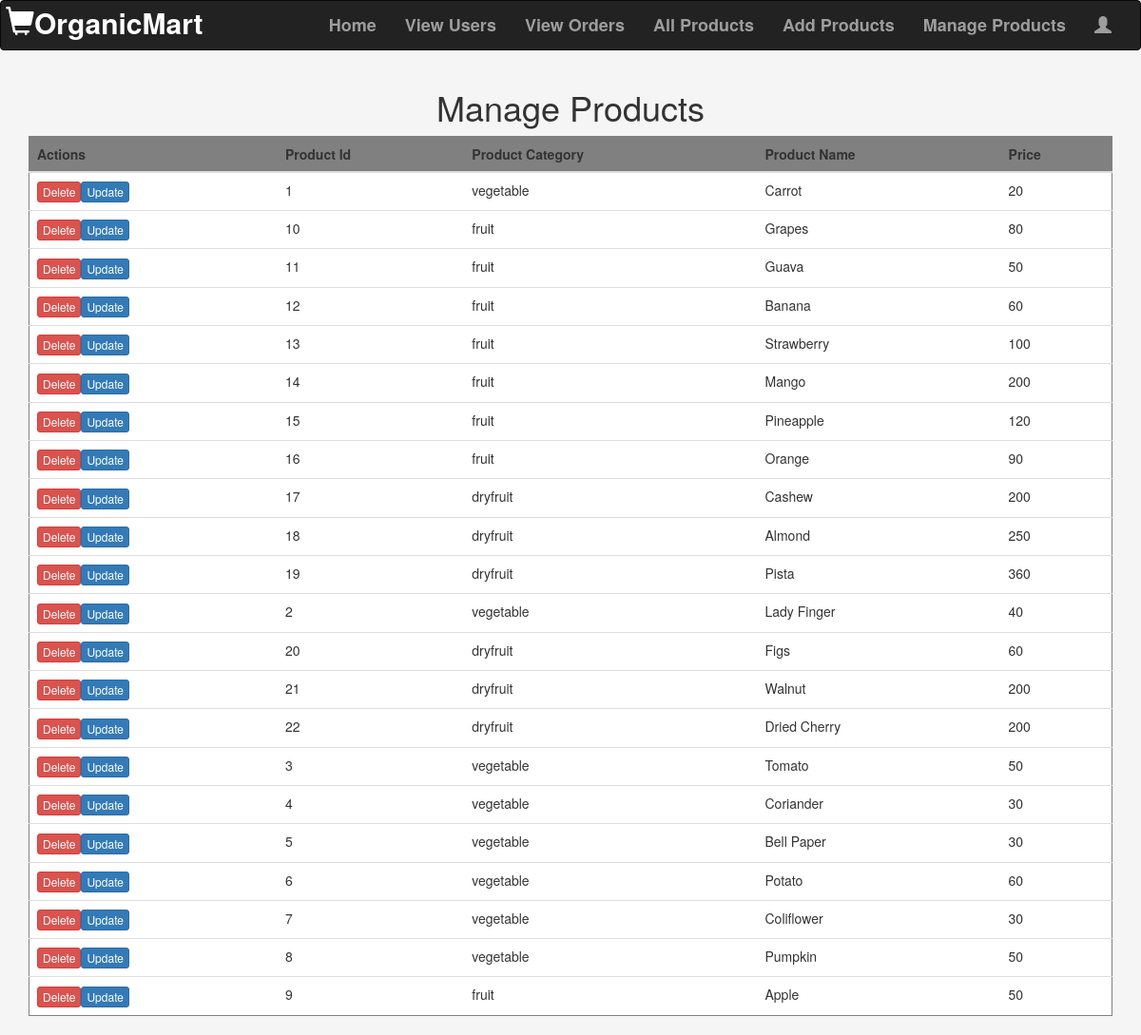
Page /admin/manageprod.php on the committed database.
### tables this page shows
CREATE TABLE `product` (
  `product_id` varchar(50) NOT NULL,
  `product_category` varchar(30) NOT NULL,
  `product_name` varchar(20) NOT NULL,
  `price` int(11) NOT NULL,
  `product_img` varchar(1000) NOT NULL
);

### admin/manageprod.php (the view, shortened to what this page needs)
<!DOCTYPE HTML>
<html>
    <head>
        <link rel="stylesheet" href="https://maxcdn.bootstrapcdn.com/bootstrap/3.4.1/css/bootstrap.min.css">
    </head>
    <body>
    <nav class="navbar navbar-inverse">
            <div class="container-fluid">
                <div class="navbar-header">
                    <a class="navbar-brand" href="#" class="logo" id="logo"><span class="glyphicon glyphicon-shopping-cart"></span>OrganicMart</a>
                </div>
                <div class="collapse navbar-collapse" id="myNavbar">
                <ul class="nav navbar-nav navbar-right">
                        <li><a href="viewUser.php">Home</a></li>
                        <li><a href="viewUser.php">View Users</a></li>
                        <li><a href="viewOrder.php">View Orders</a></li>
                        <li><a href="displayproduct.php">All Products</a></li>
                        <li><a href="addproduct.php">Add Products</a></li>
                        <li><a href="manageprod.php">Manage Products</a></li>
                        <li><a href=profile.php class="text-danger"><span class="glyphicon glyphicon-user"></span></a></li>
                </ul>
            </div>
        </nav>
        <div class="container">
            <h1 align=center>Manage Products</h1>
            <table class="table table-borderd" align="center">
                <thead>
                    <tr>
                        <th>Actions</th><th>Product Id</th>
                        <th>Product Category</th><th>Product Name</th>
                        <th>Price</th>
                    </tr>
                </thead>
                <tbody>
                <?php
                  $cn=mysqli_connect("localhost","root","","organic");
                  $q="SELECT * from product";
                  $rs=mysqli_query($cn,$q);
                  while($a=mysqli_fetch_array($rs))
                  {
                    extract($a);
                    echo "<tr>";
                    echo "<td><a class='btn btn-danger btn-xs' href='del.php?product_id=$product_id'>Delete</a><a class='btn btn-primary btn-xs' href=up.php?product_id=$product_id>Update</a></td>";
                    echo "<td>$product_id</td>";
                    echo"<td>$product_category</td>";
                    echo "<td>$product_name</td>";
                    echo "<td>$price</td>";
                    echo"</tr>";
                  }
                ?>
                </tbody>
            </table>
        </div>
    </body>
</html>

### admin/manageprod.php (style rules this page uses)
nav { background-color: aqua; }
.navbar #logo { font-size: 30px; color: white; padding:5px; }
.navbar a { font-weight: bold; color: white; font-size:18px; }
body { background-color:whitesmoke; }
table { border: 1px solid gray; background-color:white; }
th { background-color:gray; text:white; }

### rows in the picture
product: product_id "1", product_category "vegetable", product_name "Carrot", price "20"
product: product_id "10", product_category "fruit", product_name "Grapes", price "80"
product: product_id "11", product_category "fruit", product_name "Guava", price "50"
product: product_id "12", product_category "fruit", product_name "Banana", price "60"
product: product_id "13", product_category "fruit", product_name "Strawberry", price "100"
product: product_id "14", product_category "fruit", product_name "Mango", price "200"
product: product_id "15", product_category "fruit", product_name "Pineapple", price "120"
product: product_id "16", product_category "fruit", product_name "Orange", price "90"
product: product_id "17", product_category "dryfruit", product_name "Cashew", price "200"
product: product_id "18", product_category "dryfruit", product_name "Almond", price "250"
product: product_id "19", product_category "dryfruit", product_name "Pista", price "360"
product: product_id "2", product_category "vegetable", product_name "Lady Finger", price "40"
product: product_id "20", product_category "dryfruit", product_name "Figs", price "60"
product: product_id "21", product_category "dryfruit", product_name "Walnut", price "200"
product: product_id "22", product_category "dryfruit", product_name "Dried Cherry", price "200"
product: product_id "3", product_category "vegetable", product_name "Tomato", price "50"
product: product_id "4", product_category "vegetable", product_name "Coriander", price "30"
product: product_id "5", product_category "vegetable", product_name "Bell Paper", price "30"
product: product_id "6", product_category "vegetable", product_name "Potato", price "60"
product: product_id "7", product_category "vegetable", product_name "Coliflower", price "30"
product: product_id "8", product_category "vegetable", product_name "Pumpkin", price "50"
product: product_id "9", product_category "fruit", product_name "Apple", price "50"
